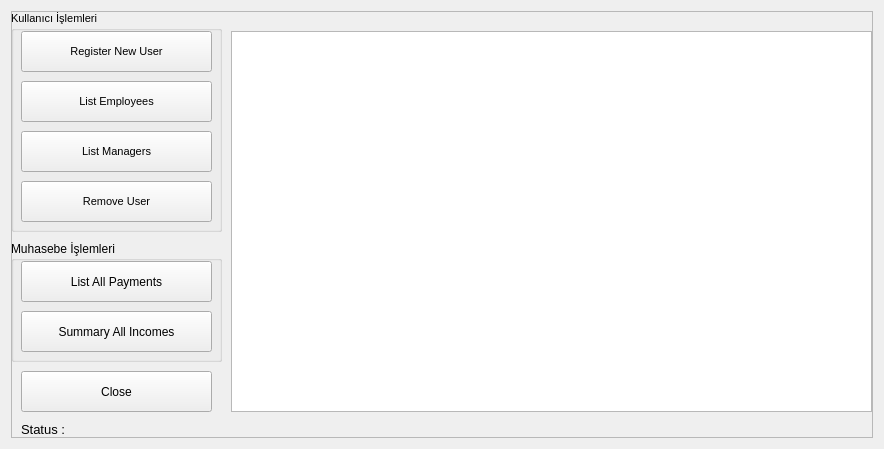
<?xml version="1.0" encoding="UTF-8"?>
<ui version="4.0">
 <class>AdminPanel</class>
 <widget class="QWidget" name="AdminPanel">
  <property name="windowModality">
   <enum>Qt::WindowModal</enum>
  </property>
  <property name="geometry">
   <rect>
    <x>0</x>
    <y>0</y>
    <width>884</width>
    <height>449</height>
   </rect>
  </property>
  <property name="sizePolicy">
   <sizepolicy hsizetype="Fixed" vsizetype="Fixed">
    <horstretch>0</horstretch>
    <verstretch>0</verstretch>
   </sizepolicy>
  </property>
  <property name="minimumSize">
   <size>
    <width>884</width>
    <height>449</height>
   </size>
  </property>
  <property name="maximumSize">
   <size>
    <width>884</width>
    <height>449</height>
   </size>
  </property>
  <property name="windowTitle">
   <string>Admin Panel</string>
  </property>
  <property name="locale">
   <locale language="English" country="UnitedStates"/>
  </property>
  <layout class="QHBoxLayout" name="horizontalLayout">
   <item>
    <widget class="QFrame" name="frame">
     <property name="frameShape">
      <enum>QFrame::StyledPanel</enum>
     </property>
     <property name="frameShadow">
      <enum>QFrame::Raised</enum>
     </property>
     <widget class="QTableView" name="tableView">
      <property name="geometry">
       <rect>
        <x>220</x>
        <y>20</y>
        <width>641</width>
        <height>381</height>
       </rect>
      </property>
      <property name="sortingEnabled">
       <bool>true</bool>
      </property>
     </widget>
     <widget class="QPushButton" name="pushButton_close">
      <property name="geometry">
       <rect>
        <x>10</x>
        <y>360</y>
        <width>191</width>
        <height>41</height>
       </rect>
      </property>
      <property name="locale">
       <locale language="English" country="UnitedStates"/>
      </property>
      <property name="text">
       <string>Close</string>
      </property>
     </widget>
     <widget class="QLabel" name="label">
      <property name="geometry">
       <rect>
        <x>10</x>
        <y>410</y>
        <width>51</width>
        <height>16</height>
       </rect>
      </property>
      <property name="font">
       <font>
        <pointsize>10</pointsize>
       </font>
      </property>
      <property name="text">
       <string>Status : </string>
      </property>
     </widget>
     <widget class="QLabel" name="label_status">
      <property name="geometry">
       <rect>
        <x>70</x>
        <y>410</y>
        <width>791</width>
        <height>16</height>
       </rect>
      </property>
      <property name="text">
       <string/>
      </property>
     </widget>
     <widget class="QGroupBox" name="groupBox">
      <property name="geometry">
       <rect>
        <x>0</x>
        <y>0</y>
        <width>211</width>
        <height>221</height>
       </rect>
      </property>
      <property name="font">
       <font>
        <pointsize>8</pointsize>
       </font>
      </property>
      <property name="title">
       <string>Kullanıcı İşlemleri</string>
      </property>
      <widget class="QPushButton" name="pushButton_newUser">
       <property name="geometry">
        <rect>
         <x>10</x>
         <y>20</y>
         <width>191</width>
         <height>41</height>
        </rect>
       </property>
       <property name="locale">
        <locale language="English" country="UnitedStates"/>
       </property>
       <property name="text">
        <string>Register New User</string>
       </property>
      </widget>
      <widget class="QPushButton" name="pushButton_employees">
       <property name="geometry">
        <rect>
         <x>10</x>
         <y>70</y>
         <width>191</width>
         <height>41</height>
        </rect>
       </property>
       <property name="locale">
        <locale language="English" country="UnitedStates"/>
       </property>
       <property name="text">
        <string>List Employees</string>
       </property>
      </widget>
      <widget class="QPushButton" name="pushButton_managers">
       <property name="geometry">
        <rect>
         <x>10</x>
         <y>120</y>
         <width>191</width>
         <height>41</height>
        </rect>
       </property>
       <property name="locale">
        <locale language="English" country="UnitedStates"/>
       </property>
       <property name="text">
        <string>List Managers</string>
       </property>
      </widget>
      <widget class="QPushButton" name="pushButton_deleteUser">
       <property name="geometry">
        <rect>
         <x>10</x>
         <y>170</y>
         <width>191</width>
         <height>41</height>
        </rect>
       </property>
       <property name="locale">
        <locale language="English" country="UnitedStates"/>
       </property>
       <property name="text">
        <string>Remove User</string>
       </property>
      </widget>
     </widget>
     <widget class="QGroupBox" name="groupBox_2">
      <property name="geometry">
       <rect>
        <x>0</x>
        <y>230</y>
        <width>211</width>
        <height>121</height>
       </rect>
      </property>
      <property name="title">
       <string>Muhasebe İşlemleri</string>
      </property>
      <widget class="QPushButton" name="pushButton_payments">
       <property name="geometry">
        <rect>
         <x>10</x>
         <y>20</y>
         <width>191</width>
         <height>41</height>
        </rect>
       </property>
       <property name="locale">
        <locale language="English" country="UnitedStates"/>
       </property>
       <property name="text">
        <string>List All Payments</string>
       </property>
      </widget>
      <widget class="QPushButton" name="pushButton_incomes">
       <property name="geometry">
        <rect>
         <x>10</x>
         <y>70</y>
         <width>191</width>
         <height>41</height>
        </rect>
       </property>
       <property name="locale">
        <locale language="English" country="UnitedStates"/>
       </property>
       <property name="text">
        <string>Summary All Incomes</string>
       </property>
      </widget>
     </widget>
     <widget class="QLabel" name="label_tableheader">
      <property name="geometry">
       <rect>
        <x>380</x>
        <y>-4</y>
        <width>331</width>
        <height>20</height>
       </rect>
      </property>
      <property name="font">
       <font>
        <weight>50</weight>
        <bold>false</bold>
       </font>
      </property>
      <property name="text">
       <string/>
      </property>
      <property name="alignment">
       <set>Qt::AlignCenter</set>
      </property>
     </widget>
    </widget>
   </item>
  </layout>
 </widget>
 <resources/>
 <connections/>
</ui>
